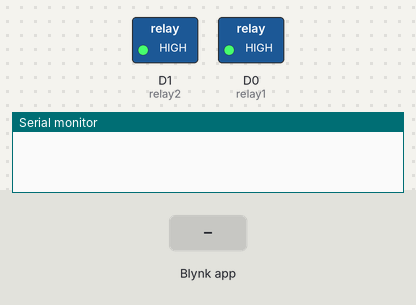
A sketch run on a simulated ESP8266 (NodeMCU). Shown: switched loads named in the sketch (green lamp = pin HIGH), the last lines printed to the serial monitor. The inputs (shaded band) are chosen by the test bench. WiFi joins after 1.5 s; servers stay silent unless stated; network time is answered at once with the bench clock; the local clock reads 2024-03-15 10:24:30 at power-on unless the sketch sets it.

Above: at 3.0 s.
3.1 s: Blynk app writes 1 to V1
At 4.3 s:
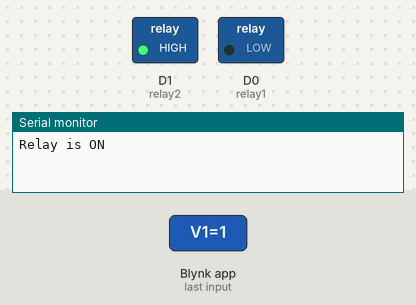
4.6 s: Blynk app writes 0 to V1
At 5.6 s:
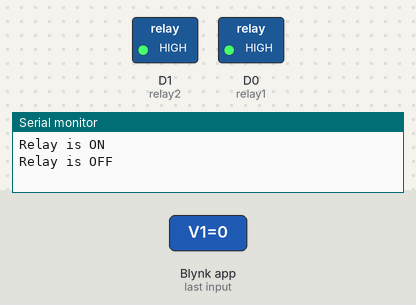
6.1 s: Blynk app writes 1 to V2
At 6.7 s:
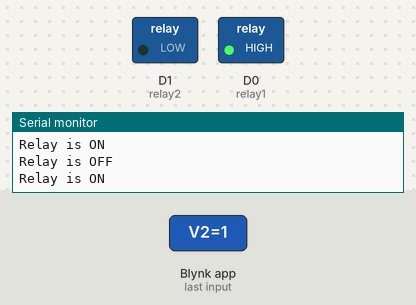
7.6 s: Blynk app writes 0 to V2
At 9.0 s:
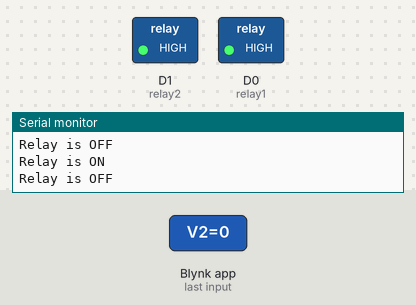
Timing chart, 0 to 10.1 s (numbered marks = the images above; inputs shaded):
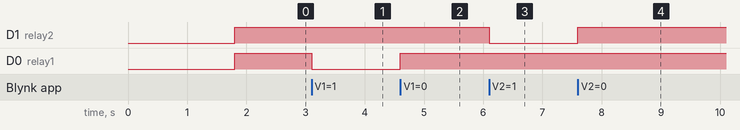

The sketch:

IOT_PROJECT.ino
```cpp
#define BLYNK_PRINT Serial
#include <ESP8266WiFi.h>
#include <BlynkSimpleEsp8266.h>
#include <WiFiClient.h>
#include <NTPClient.h>
#include <TimeLib.h>
#include <WiFiUdp.h>
char auth[] = "nzMFzoFHkjmasHuRDg2dmvBvzfUkL4S-";
char ssid[] = "Projectstartup";
char pass[] = "GOGOStartup24";

WiFiUDP ntpUDP;
NTPClient timeClient(ntpUDP, "time.nist.gov", 7 * 3600, 60000);
char dayWeek [7][12] = {"Sunday", "Monday", "Tuesday", "Wednesday", "Thursday", "Friday", "Saturday"};
unsigned long unix_epoch;
char dateMsg[64];
char timeMsg[64];

BlynkTimer timer;
#define relay1 D0
#define relay2 D1

WidgetLED LED1 (V3);
WidgetLED LED2 (V4);

BLYNK_WRITE(V1)
{
  int pinValue = param.asInt();
  if (pinValue == 1) {
    digitalWrite(relay1, LOW);
    Serial.println("Relay is ON");
    LED1.on();
  } else {
    digitalWrite(relay1, HIGH);
    Serial.println("Relay is OFF");
     LED1.off();
  }
}

BLYNK_WRITE(V2)
{
  int pinValue = param.asInt();
  if (pinValue == 1) {
    digitalWrite(relay2, LOW);
    Serial.println("Relay is ON");
    LED2.on();
  } else {
    digitalWrite(relay2, HIGH);
    Serial.println("Relay is OFF");
     LED2.off();
  }
}

void setup() {
  Serial.begin(115200);
  Blynk.begin(auth, ssid, pass, "blynk.iot-cm.com", 8080);
  pinMode(relay1, OUTPUT);
  pinMode(relay2, OUTPUT);
  digitalWrite(relay1, HIGH);
  digitalWrite(relay2, HIGH);
  timeClient.begin();
}
void loop() {
    timeClient.update();
    unix_epoch = timeClient.getEpochTime();   // get UNIX Epoch time
    Blynk.run();
    timer.run();

      //##### ON - OFF LIGHT LED SET At TIME #####
      //LED
      if (hour(unix_epoch) == 18 && minute(unix_epoch) == 30 && second(unix_epoch) == 00)
      {
        digitalWrite(relay1, LOW);
        Blynk.virtualWrite(V1, 1);
      }
      if (hour(unix_epoch) == 4 && minute(unix_epoch) == 30 && second(unix_epoch) == 00 )
      {
        digitalWrite(relay1, HIGH);
        Blynk.virtualWrite(V1, 0);
      }

      //PUMP ตอนเช้า
      if (hour(unix_epoch) == 6 && minute(unix_epoch) == 30 && second(unix_epoch) == 00)
      {
        digitalWrite(relay2, LOW);
        Blynk.virtualWrite(V2, 1);
      }
      if (hour(unix_epoch) == 6 && minute(unix_epoch) == 45 && second(unix_epoch) == 00 )
      {
        digitalWrite(relay2, HIGH);
        Blynk.virtualWrite(V2, 0);
      }

      //PUMP ตอนเย็น
      if (hour(unix_epoch) == 17 && minute(unix_epoch) == 30 && second(unix_epoch) == 00)
      {
        digitalWrite(relay2, LOW);
        Blynk.virtualWrite(V2, 1);
      }
      if (hour(unix_epoch) == 17 && minute(unix_epoch) == 45 && second(unix_epoch) == 00 )
      {
        digitalWrite(relay2, HIGH);
        Blynk.virtualWrite(V2, 0);
      }
}
```

Measured:
- after the input at 3.1 s, D0 (relay1): HIGH → LOW at once
- after the input at 4.6 s, D0 (relay1): LOW → HIGH at once
- after the input at 6.1 s, D1 (relay2): HIGH → LOW at once
- after the input at 7.6 s, D1 (relay2): LOW → HIGH at once
